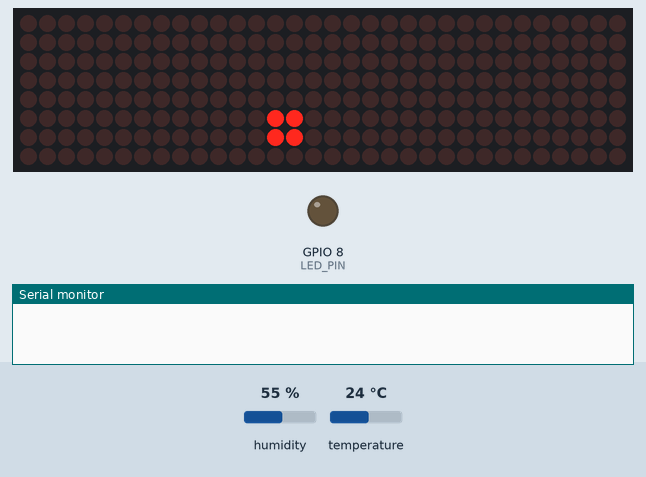
Recording of a sketch running on a simulated ESP32-C3. Shown: 32×8 LED matrix, output pins drawn as LEDs (lit = HIGH), the last lines printed to the serial monitor. Inputs (shaded band) come from the test bench; at power-on: humidity 55 %, temperature 24 °C. WiFi joins after 1.5 s; servers stay silent unless stated; the local clock reads 2024-03-15 10:24:30 at power-on unless the sketch sets it; no MQTT or app messages arrive unless stated; not simulated (calls return 0 or success): ../../config/secrets.h; names the files do not define were given values by the test bench: MQTT_PORT = 1883.

Above: at 1.6 s.
At 4.6 s:
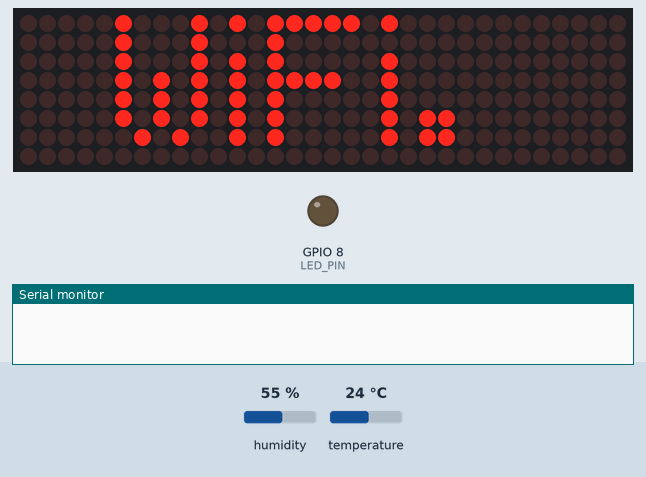
At 7.6 s:
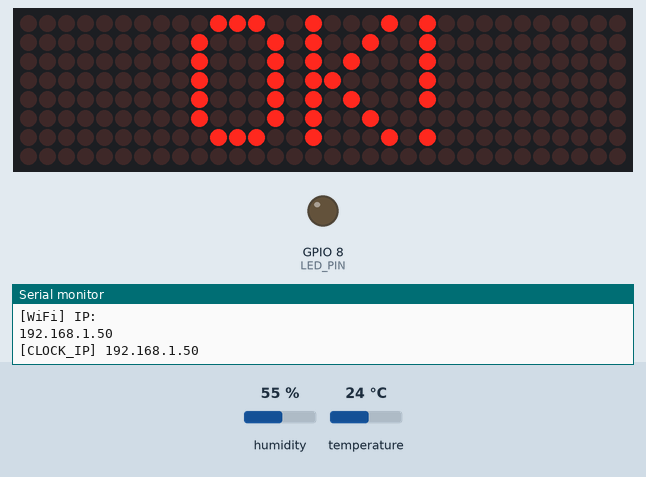
At 10.1 s:
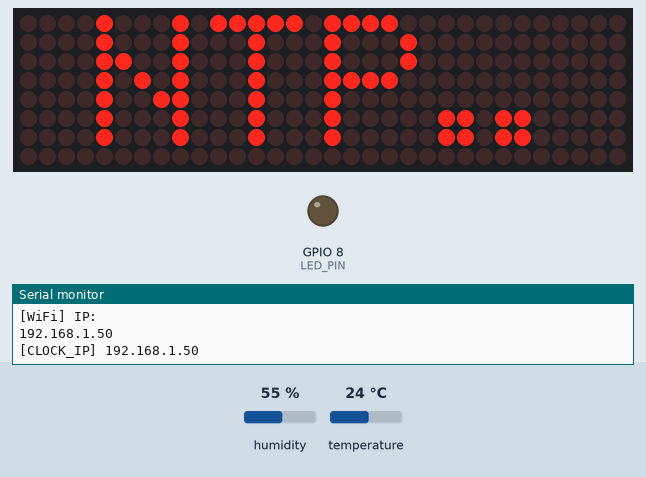
At 15.1 s:
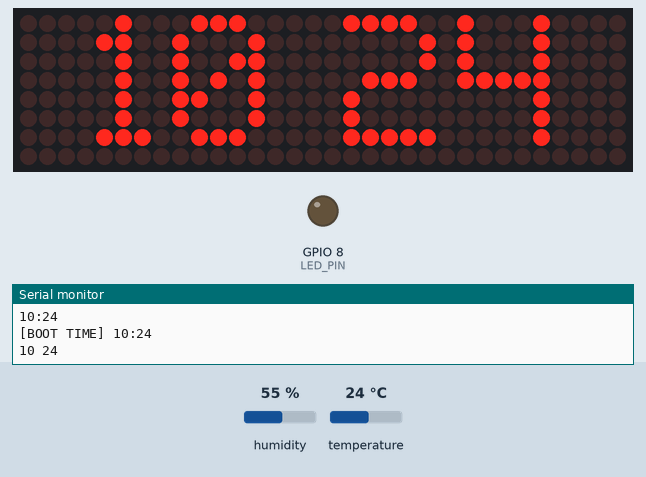
At 38.0 s:
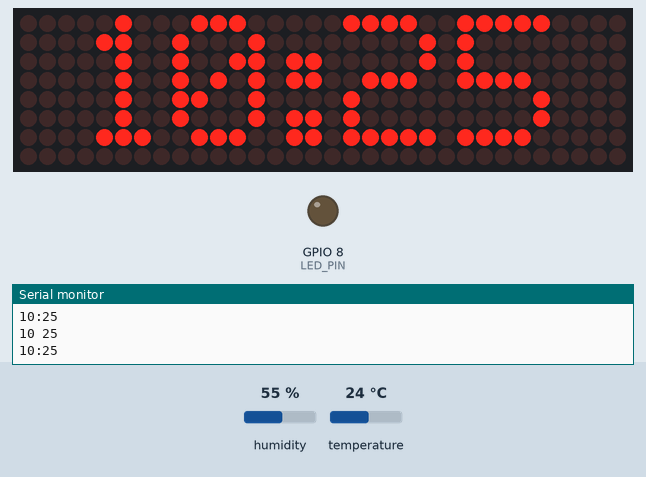

The sketch:

esp32-mini-max7219-clock.ino
```cpp
// Header file includes
#define DEBUG
#include <WiFi.h>
#include <time.h>
#include <MD_Parola.h>
#include <SPI.h>
#include <DHT.h>
#include <PubSubClient.h>
#include <ArduinoOTA.h>

#include "Font_Data.h"

#define HARDWARE_TYPE MD_MAX72XX::FC16_HW
#define MAX_DEVICES 4
#define DHTTYPE DHT22

#define CLK_PIN   4    // or SCK
#define DATA_PIN  6    // or MOSI
#define CS_PIN    7    // or SS
#define LDR_PIN   0    // Photoresistor (ADC)
#define DHTPIN    2    // DHT22 DATA
#define LED_PIN   8    // Built-in blue LED on ESP32-C3 Mini

MD_Parola P = MD_Parola(HARDWARE_TYPE, DATA_PIN, CLK_PIN, CS_PIN, MAX_DEVICES);
DHT dht(DHTPIN, DHTTYPE);

// ===== MQTT for Home Assistant =====
#define MQTT_DEVICE_ID     "livingroom_clock_dht22"
#define MQTT_STATE_TOPIC   "home/living-room/clock-sensor/state"
#define MQTT_AVAIL_TOPIC   "home/living-room/clock-sensor/status"

WiFiClient wifiClient;
PubSubClient mqtt(wifiClient);
bool mqttDiscoverySent = false;

#define SPEED_TIME 75
#define PAUSE_TIME 0
#define MAX_MESSAGE_LENGTH 20

#ifdef DEBUG
  #define DEBUG_PRINT(x)    Serial.print(x)
  #define DEBUG_PRINTLN(x)  Serial.println(x)
  #define DEBUG_PRINTF(...) Serial.printf(__VA_ARGS__)
#else
  #define DEBUG_PRINT(x)
  #define DEBUG_PRINTLN(x)
  #define DEBUG_PRINTF(...)
#endif

#define SENSOR_UPDATE_INTERVAL 120000UL // 120000UL - 2хв (WiFi always on)
#define CLOCK_DISPLAY_DURATION 60000UL

#define NIGHT_HOUR_START 0
#define NIGHT_MIN_START 0
#define NIGHT_HOUR_END 8
#define NIGHT_MIN_END 0

/**********  User Config Setting   ******************************/
#include "../../config/secrets.h"
const char* ssid = WIFI_SSID;
const char* password = WIFI_PASS;
/***************************************************************/
const char* TIMEZONE_STRING = "WET0WEST,M3.5.0/1,M10.5.0";
// WET = Western European Time (winter, UTC+0)
// WEST = Western European Summer Time (UTC+1)
// Automatically switches last Sunday of March/October
/***************************************************************/

int dst = 0;
uint16_t h, m, s;

// Global variables
char szTime[9]; // mm:ss\0
char szMesg[MAX_MESSAGE_LENGTH + 1];

float currentTemp;
float currentHum;
uint32_t lastHalfHourCheck = 0;
bool isSleepMode = false;
uint8_t display = 0;

const int LDR_DARK_THRESHOLD = 3000; // Поріг, після якого вважається що темно
const int MAX_BRIGHTNESS = 8;  // Максимальна яскравість (економія батареї)
const int MIN_BRIGHTNESS = 1;  // Мінімальна яскравість (економія батареї)

uint8_t degC[] = { 6, 3, 3, 56, 68, 68, 68 }; // символ °C
const char* dayNames[] = {"Sun", "Mon", "Tue", "Wed", "Thu", "Fri", "Sat"};

enum LoaderMode {
  LOADER_DOTS_ONLY,       // . .. ...
  LOADER_TEXT_WITH_DOTS,  // WIFI. WIFI.. WIFI...
  LOADER_STATIC_TEXT      // OK / ERR / REBOOT
};

void updateTimeVarsOnly() {
  time_t now = time(nullptr);
  struct tm* p_tm = localtime(&now);
  h = p_tm->tm_hour;
  m = p_tm->tm_min;
  s = p_tm->tm_sec;
}

void showTimeOnDisplay(char *psz, bool f = true) {
  sprintf(psz, "%02d%c%02d", h, (f ? ':' : ' '), m);
  DEBUG_PRINTLN(psz);
}

void showDateOnDisplay(char *psz) {
  time_t now = time(nullptr);
  struct tm* p_tm = localtime(&now);

  int day = p_tm->tm_mday;
  int wday = p_tm->tm_wday;  // 0=Sunday

  sprintf(psz, "%s %d", dayNames[wday], day);
  DEBUG_PRINTLN(psz);
}

void checkAndAdjustBright() {
  int ldrValue = analogRead(LDR_PIN);  // ~0 (світло) до ~4095 (темно)

  DEBUG_PRINT("LDR: ");
  DEBUG_PRINT(ldrValue);
  DEBUG_PRINTLN();

  int brightness = map(ldrValue, 0, LDR_DARK_THRESHOLD, MAX_BRIGHTNESS, MIN_BRIGHTNESS);
  brightness = constrain(brightness, MIN_BRIGHTNESS, MAX_BRIGHTNESS);

  DEBUG_PRINT("Intensity: ");
  DEBUG_PRINT(brightness);
  DEBUG_PRINTLN();

  P.setIntensity(brightness);
}

bool isNightTime() {
  int nowMinutes = h * 60 + m;
  int startMinutes = NIGHT_HOUR_START * 60 + NIGHT_MIN_START;
  int endMinutes = NIGHT_HOUR_END * 60 + NIGHT_MIN_END;

  bool result;
  if (startMinutes <= endMinutes) {
    result = nowMinutes >= startMinutes && nowMinutes <= endMinutes;
  } else {
    result = nowMinutes >= startMinutes || nowMinutes <= endMinutes;
  }

  // DEBUG_PRINTF("[NIGHT CHECK] now: %02d:%02d → %s\n", h, m, result ? "НІЧ" : "ДЕНЬ");
  return result;
}

void handleSleepMode() {
  updateTimeVarsOnly();
  bool nowSleep = isNightTime();

  static bool lastSleepState = false;

  if (nowSleep && !lastSleepState) {
    DEBUG_PRINTLN("[SLEEP] Вимикаємо все");

    // Graceful MQTT disconnect
    if (mqtt.connected()) {
      mqtt.publish(MQTT_AVAIL_TOPIC, "offline", true);
      mqtt.disconnect();
      DEBUG_PRINTLN("[SLEEP] MQTT offline");
    }

    P.displayShutdown(true);
    P.displaySuspend(true);
    WiFi.disconnect(true);
    WiFi.mode(WIFI_OFF);

    DEBUG_PRINTLN("[SLEEP] WiFi вимкнено");
    isSleepMode = true;
  }
  else if (!nowSleep && lastSleepState) {
    DEBUG_PRINTLN("[SLEEP] Прокидаємось");

    connectToWiFi(ssid, password);
    DEBUG_PRINTLN("\n[SLEEP] WiFi знову підключено");

    getTimeNTP();
    connectMQTT();
    updateSensorReadings();
    publishSensorData();
    DEBUG_PRINTF("[WAKE] TEMP=%.1f, HUM=%.1f\n", currentTemp, currentHum);

    P.displayShutdown(false);
    P.displaySuspend(false);
    P.displayReset(0);

    isSleepMode = false;
    display = 0;
    sprintf(szMesg, "T: %.0f $", isnan(currentTemp) ? 0.0 : currentTemp);
    P.displayZoneText(0, szMesg, PA_CENTER, SPEED_TIME, 0, PA_PRINT , PA_NO_EFFECT);
    P.displayReset(0);
  }

  lastSleepState = nowSleep;
}

void updateSensorReadings() {
  checkAndAdjustBright();

  // Спроби зчитування температури
  float temperature = NAN;
  float hum = NAN;

  for (int i = 0; i < 3; i++) { // 3 спроби
    temperature = dht.readTemperature();
    if (!isnan(temperature)) break;
    delay(100);
  }

  for (int i = 0; i < 3; i++) { // 3 спроби
    hum = dht.readHumidity();
    if (!isnan(hum)) break;
    delay(100);
  }

  if (!isnan(temperature)) {
    currentTemp = temperature;
    DEBUG_PRINTF("[TEMP] Оновлено: %.1f °C\n", currentTemp);
  } else {
    currentTemp = NAN;
    DEBUG_PRINTLN("[TEMP] Помилка зчитування після 3 спроб");
  }

  if (!isnan(hum)) {
    currentHum = hum;
    DEBUG_PRINTF("[HUM] Оновлено: %.1f %%\n", currentHum);
  } else {
    currentHum = NAN;
    DEBUG_PRINTLN("[HUM] Помилка зчитування після 3 спроб");
  }
}

void showLoader(LoaderMode mode, const char* text = nullptr, uint16_t durationMs = 3000) {
  const char* dots[] = { ". ", "..", "..." };
  const uint8_t steps = sizeof(dots) / sizeof(dots[0]);
  uint8_t i = 0;
  uint32_t start = millis();

  P.setFont(0, nullptr); // маленький системний шрифт
  P.setTextEffect(0, PA_PRINT, PA_NO_EFFECT);
  P.setPause(0, 0);

  if (mode == LOADER_STATIC_TEXT && text != nullptr) {
    P.displayClear();
    P.displayZoneText(0, (char*)text, PA_CENTER, 70, 0, PA_PRINT, PA_NO_EFFECT);
    P.displayAnimate();
    delay(durationMs);
    P.displayClear();
    return;
  }

  while (millis() - start < durationMs) {
    String msg;
    if (mode == LOADER_TEXT_WITH_DOTS && text != nullptr) {
      msg = String(text) + dots[i];
    } else if (mode == LOADER_DOTS_ONLY) {
      msg = dots[i];
    } else {
      msg = "???"; // fallback
    }

    P.displayClear();
    P.displayZoneText(0, (char*)msg.c_str(), PA_CENTER, 70, 0, PA_PRINT, PA_NO_EFFECT);
    P.displayAnimate();
    delay(500);
    i = (i + 1) % steps;
  }

  P.displayClear();
}

void showLoaderStep(const char* baseText, uint8_t step) {
  const char* dots[] = { ". ", "..", "..." };
  String msg = String(baseText) + dots[step % 3];

  P.displayClear();
  P.displayZoneText(0, (char*)msg.c_str(), PA_CENTER, 70, 0, PA_PRINT, PA_NO_EFFECT);
  P.displayAnimate();
}

void getTimeNTP() {
  showLoader(LOADER_TEXT_WITH_DOTS, "NTP", 1000);

  configTzTime(TIMEZONE_STRING, "pool.ntp.org", "time.nist.gov", "europe.pool.ntp.org");

  DEBUG_PRINTLN("[NTP] Очікуємо синхронізацію часу...");

  int retry = 0;
  const int maxRetries = 20;

  time_t now = time(nullptr);
  while ((now < 1000000000) && retry < maxRetries) {  // час менше 2001 року
    showLoaderStep("NTP", retry);
    delay(500);
    DEBUG_PRINT(".");
    now = time(nullptr);
    retry++;
  }

  DEBUG_PRINTLN();

  if (now < 1000000000UL) {
    DEBUG_PRINTLN("[NTP] Помилка синхронізації часу");
    showLoader(LOADER_STATIC_TEXT, "ERR!", 2000);
  } else {
    struct tm* timeinfo = localtime(&now);
    char buf[32];
    strftime(buf, sizeof(buf), "%H:%M:%S", timeinfo);

    DEBUG_PRINT("[NTP] Час синхронізовано: ");
    DEBUG_PRINTLN(buf);

    showLoader(LOADER_STATIC_TEXT, "OK!", 2000);
    // WiFi stays connected for MQTT
  }
}

void connectToWiFi(const char* ssid, const char* password) {
  WiFi.mode(WIFI_STA);
  WiFi.begin(ssid, password);

  const int maxAttempts = 50;
  int attempts = 0;

  showLoader(LOADER_TEXT_WITH_DOTS, "WiFi");

  while (WiFi.status() != WL_CONNECTED && attempts < maxAttempts) {
    showLoaderStep("WIFI", attempts);
    delay(200);
    attempts++;
  }

  if (WiFi.status() == WL_CONNECTED) {
    Serial.println("\n[WiFi] Підключено");
    DEBUG_PRINTLN("[WiFi] IP: ");
    DEBUG_PRINTLN(WiFi.localIP());
    Serial.printf("[CLOCK_IP] %s\n", WiFi.localIP().toString().c_str());
    showLoader(LOADER_STATIC_TEXT, "OK!", 2000);
  } else {
    DEBUG_PRINTLN("\n[WiFi] Помилка підключення!");
    showLoader(LOADER_STATIC_TEXT, "ERR!", 2000);
    delay(1000);
    showLoader(LOADER_STATIC_TEXT, "reboot", 1000);
    ESP.restart();
  }
}

// ===== MQTT FUNCTIONS =====
void connectMQTT() {
  if (mqtt.connected()) return;

  DEBUG_PRINT("[MQTT] Connecting...");
  int attempts = 0;
  while (!mqtt.connected() && attempts < 5) {
    if (mqtt.connect(MQTT_DEVICE_ID, MQTT_USER, MQTT_PASS,
                     MQTT_AVAIL_TOPIC, 1, true, "offline")) {
      DEBUG_PRINTLN(" OK");
      mqtt.publish(MQTT_AVAIL_TOPIC, "online", true);
      if (!mqttDiscoverySent) {
        publishMqttDiscovery();
        mqttDiscoverySent = true;
      }
      return;
    }
    DEBUG_PRINTF(" failed (rc=%d)\n", mqtt.state());
    delay(2000);
    attempts++;
  }
  DEBUG_PRINTLN("[MQTT] Connection failed!");
}

void publishMqttDiscovery() {
  DEBUG_PRINTLN("[MQTT] Publishing HA discovery...");

  auto send = [&](String id, String name, String field, String unit, String devClass = "") {
    String topic = "homeassistant/sensor/" + id + "/config";

    String payload = "{";
    payload += "\"name\":\"" + name + "\",";
    payload += "\"stat_t\":\"" MQTT_STATE_TOPIC "\",";
    payload += "\"avty_t\":\"" MQTT_AVAIL_TOPIC "\",";
    payload += "\"pl_avail\":\"online\",";
    payload += "\"pl_not_avail\":\"offline\",";
    payload += "\"val_tpl\":\"{{ value_json." + field + " }}\",";
    if (unit.length()) payload += "\"unit_of_meas\":\"" + unit + "\",";
    if (devClass.length()) payload += "\"dev_cla\":\"" + devClass + "\",";
    payload += "\"frc_upd\":true,";
    payload += "\"uniq_id\":\"" + id + "\",";
    payload += "\"dev\":{";
    payload += "\"ids\":[\"" MQTT_DEVICE_ID "\"],";
    payload += "\"name\":\"Living Room Clock Sensor\",";
    payload += "\"mf\":\"DIY\",";
    payload += "\"mdl\":\"ESP32-C3 Mini + DHT22\"";
    payload += "}}";

    mqtt.publish(topic.c_str(), payload.c_str(), true);
    delay(100);
  };

  send("clock_livingroom_temperature", "Clock LR Temperature", "temperature", "\u00b0C", "temperature");
  send("clock_livingroom_humidity", "Clock LR Humidity", "humidity", "%", "humidity");
  send("clock_livingroom_wifi", "Clock LR WiFi Signal", "rssi", "dBm", "signal_strength");

  DEBUG_PRINTLN("[MQTT] Discovery done!");
}

void publishSensorData() {
  if (!mqtt.connected()) return;
  if (isnan(currentTemp) && isnan(currentHum)) return;

  String payload = "{";
  if (!isnan(currentTemp)) payload += "\"temperature\":" + String(currentTemp, 1) + ",";
  if (!isnan(currentHum)) payload += "\"humidity\":" + String(currentHum, 1) + ",";
  payload += "\"rssi\":" + String(WiFi.RSSI());
  payload += "}";

  if (mqtt.publish(MQTT_STATE_TOPIC, payload.c_str(), false)) {
    DEBUG_PRINTLN("[MQTT] Published: " + payload);
  } else {
    DEBUG_PRINTLN("[MQTT] Publish FAILED!");
  }
}

void setup(void) {
  Serial.begin(115200);
  delay(1500);

  P.begin(3);
  P.setZone(0,  MAX_DEVICES-4, MAX_DEVICES-1);
  P.setInvert(false);
  P.addChar('$', degC);

  // Turn on built-in LED (visible through transparent PETG case)
  // Note: ESP32-C3 Mini LED is active LOW (LOW = ON)
  pinMode(LED_PIN, OUTPUT);
  digitalWrite(LED_PIN, LOW);

  showLoader(LOADER_DOTS_ONLY, nullptr, 3000);

  connectToWiFi(ssid, password);
  getTimeNTP();

  // OTA setup
  ArduinoOTA.setHostname("homelab-clock");
  ArduinoOTA.begin();

  // MQTT setup
  mqtt.setServer(MQTT_HOST, MQTT_PORT);
  mqtt.setBufferSize(1024);
  connectMQTT();

  dht.begin();
  delay(2000);  // DHT22 needs time to stabilize
  updateSensorReadings();
  publishSensorData();
  updateTimeVarsOnly();

  P.setFont(0, nullptr);
  P.setZone(1, MAX_DEVICES-4, MAX_DEVICES-1);
  P.displayZoneText(1, szTime, PA_CENTER, SPEED_TIME, PAUSE_TIME, PA_PRINT, PA_NO_EFFECT);
  P.displayZoneText(0, szMesg, PA_CENTER, SPEED_TIME, 0, PA_PRINT , PA_NO_EFFECT);

  showTimeOnDisplay(szTime, true); // Показуємо час на екран
  DEBUG_PRINT("[BOOT TIME] ");
  DEBUG_PRINTLN(szTime);

  lastHalfHourCheck = millis();
}

void loop(void) {
  handleSleepMode();

  if (isSleepMode) return;

  uint32_t currentMillis = millis();
  static uint32_t lastTime = 0;
  static uint32_t phaseStartTime = 0;
  static bool flasher = false;
  static String lastSzTime = "";

  P.displayAnimate();

  // OTA + MQTT maintenance
  if (WiFi.status() == WL_CONNECTED) {
    ArduinoOTA.handle();
    if (!mqtt.connected()) connectMQTT();
    mqtt.loop();
  }

  // Sensor update + MQTT publish every 15 min
  if (currentMillis - lastHalfHourCheck >= SENSOR_UPDATE_INTERVAL) {
    lastHalfHourCheck = currentMillis;
    updateSensorReadings();
    publishSensorData();
  }

  if (P.getZoneStatus(0)) {
    switch (display) {
      case 0: {  // Показуємо час
        P.setPause(0, 0);
        P.setTextEffect(0, PA_SCROLL_LEFT, PA_SCROLL_LEFT);
        P.setFont(0, numeric7Seg);

        // ⏱ оновлення годинника рівно раз на секунду
        if (currentMillis - lastTime >= 1000) {
          lastTime = currentMillis;
          updateTimeVarsOnly();
          showTimeOnDisplay(szTime, flasher);
          flasher = !flasher;

          String nowTime = String(szTime);
          if (nowTime != lastSzTime) {
            P.setTextBuffer(1, szTime);
            P.displayReset(1);
            lastSzTime = nowTime;
          }
        }

        if (phaseStartTime == 0) phaseStartTime = currentMillis;

        if (currentMillis - phaseStartTime >= CLOCK_DISPLAY_DURATION) {
          display++;
          P.setFont(0, nullptr);
          P.setTextEffect(0, PA_MESH, PA_BLINDS);
          P.setPause(0, 2000);
          phaseStartTime = 0;
        }
        break;
      }

      case 1: {
        showDateOnDisplay(szMesg);
        P.setPause(0, 2000);
        P.setTextEffect(0, PA_SCROLL_UP, PA_SCROLL_DOWN);
        P.displayReset(0);
        display++;
        break;
      }

      case 2: {
        if (!isnan(currentTemp)) {
          sprintf(szMesg, "T: %.0f $", currentTemp);
        } else {
          strcpy(szMesg, "T: -- $");
        }
        P.setPause(0, 2000);
        P.setTextEffect(0, PA_MESH, PA_BLINDS);
        P.displayReset(0);
        display++;
        break;
      }

      case 3: {
        if (!isnan(currentHum)) {
          sprintf(szMesg, "H: %.0f %%", currentHum);
        } else {
          strcpy(szMesg, "H: -- %%");
        }
        P.setPause(0, 2000);
        P.setTextEffect(0, PA_OPENING, PA_GROW_DOWN);
        P.displayReset(0);
        display = 0;
        break;
      }

      default: {
        display = 0;
        break;
      }
    }
  }
}
```

Measured:
- what the display in image 0 shows lasts 0.5 s, from 1.5 s to 2.0 s
- what the display in image 2 shows lasts 2.0 s, from 7.5 s to 9.5 s
- what the display in image 4 shows lasts 1.0 s, from 15.0 s to 16.0 s
- what the display in image 5 shows lasts 1.0 s, from 38.0 s to 39.0 s
